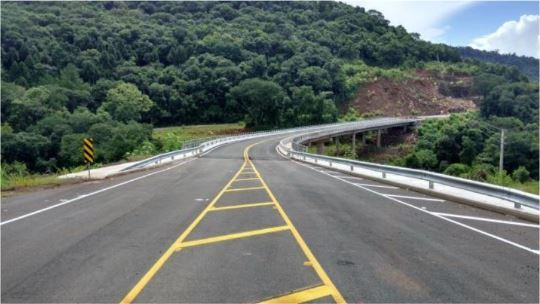
#> input picture Estudo_MyTrailHead/Visão_Computacional/Prática/ponte.JPG, 540 x 304 px, found by its file name
$ python 10_canais_originais.py
#> lines starting #> are read from the running program, lines starting #| are printed output that depends on the picture
# Importação das bibliotecas

import numpy as np
import cv2

#Leitura
img = cv2.imread('ponte.jpg')
#> img is the input picture: shape (304, 540, 3); mean B, G, R 104.5, 109, 101

#Tomando os canais em tom cinza
(canalAzul, canalVerde, canalVermelho) = cv2.split(img)
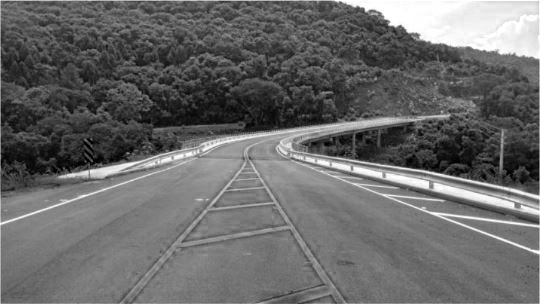
#> canalAzul: shape (304, 540); min 0, max 255, mean 104.5
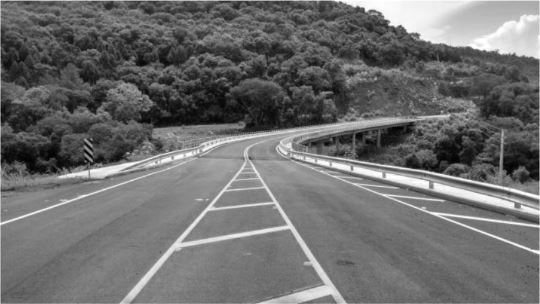
#> canalVerde: shape (304, 540); min 0, max 255, mean 109
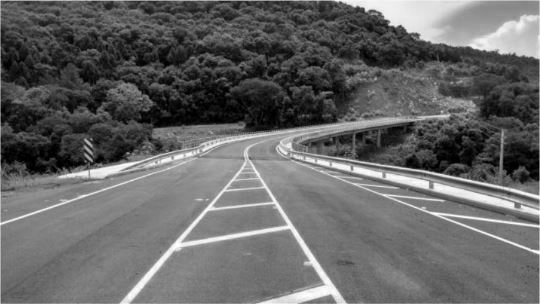
#> canalVermelho: shape (304, 540); min 0, max 255, mean 101

#Definindo matriz de zeros
zeros = np.zeros(img.shape[:2], dtype = "uint8")
print("O tamanho da matriz de zeros é =", img.shape[:2])
#| O tamanho da matriz de zeros é = (304, 540)


CanalVermelhoOriginal = cv2.merge([zeros, zeros, canalVermelho])
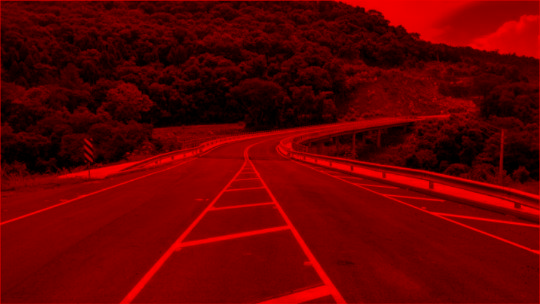
#> CanalVermelhoOriginal: shape (304, 540, 3); mean of channels 0, 1, 2 0, 0, 101; drawn as B, G, R
CanalVerdeOriginal = cv2.merge([zeros, canalVerde, zeros])
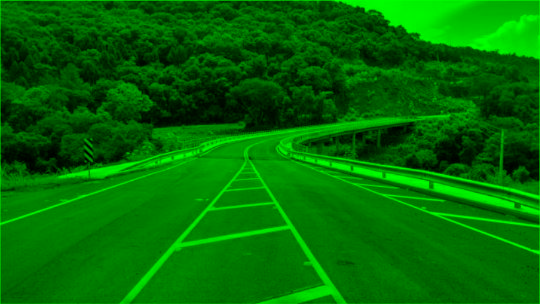
#> CanalVerdeOriginal: shape (304, 540, 3); mean of channels 0, 1, 2 0, 109, 0; drawn as B, G, R
CanalAzulOriginal = cv2.merge([canalAzul, zeros, zeros])
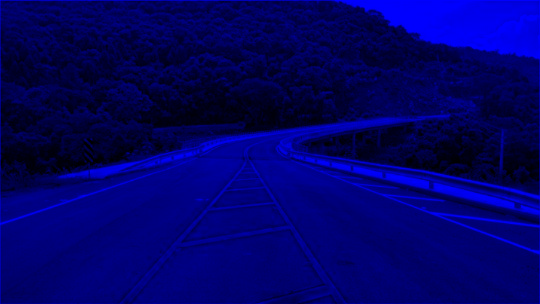
#> CanalAzulOriginal: shape (304, 540, 3); mean of channels 0, 1, 2 104.5, 0, 0; drawn as B, G, R


cv2.imshow("Vermelho", CanalVermelhoOriginal)
cv2.imshow("Verde", CanalVerdeOriginal)
cv2.imshow("Azul", CanalAzulOriginal)
cv2.imshow("Original", img)


#Também é possível alterar individualmente as Numpy Arrays que formam cada canal e depois juntá-las para criar novamente a imagem. Para isso use o comando:
#resultado = cv2.merge([canalAzul, canalVerde, canalVermelho])


#Essa linha vai estar presente em todos os códigos, visto que em todos vamos salvar as imagens geradas.
cv2.waitKey(0) #espera pressionar qualquer tecla
# Salvar a imagem no disco com função imwrite()
cv2.imwrite("img_geradas\CanalVermelhoOriginal.jpg", CanalVermelhoOriginal)

cv2.imwrite("img_geradas\CanalVerde.jpg", CanalVerdeOriginal)

cv2.imwrite("img_geradas\CanalAzulOriginal.jpg", CanalAzulOriginal)
